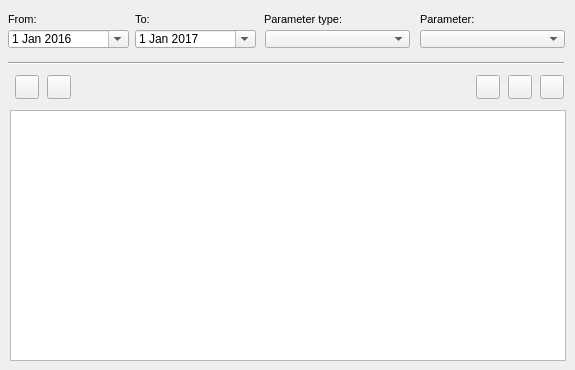
    <widget class="QWidget" name="tab_21">
     <attribute name="title">
      <string>O&amp;&amp;M</string>
     </attribute>
     <widget class="QComboBox" name="event_id">
      <property name="geometry">
       <rect>
        <x>420</x>
        <y>30</y>
        <width>145</width>
        <height>18</height>
       </rect>
      </property>
     </widget>
     <widget class="QDateEdit" name="date_event_to">
      <property name="geometry">
       <rect>
        <x>135</x>
        <y>30</y>
        <width>121</width>
        <height>18</height>
       </rect>
      </property>
      <property name="date">
       <date>
        <year>2017</year>
        <month>1</month>
        <day>1</day>
       </date>
      </property>
      <property name="calendarPopup">
       <bool>true</bool>
      </property>
     </widget>
     <widget class="QLabel" name="label_data_event_from">
      <property name="geometry">
       <rect>
        <x>8</x>
        <y>8</y>
        <width>90</width>
        <height>22</height>
       </rect>
      </property>
      <property name="font">
       <font>
        <pointsize>8</pointsize>
       </font>
      </property>
      <property name="frameShape">
       <enum>QFrame::NoFrame</enum>
      </property>
      <property name="frameShadow">
       <enum>QFrame::Plain</enum>
      </property>
      <property name="text">
       <string>From:</string>
      </property>
      <property name="textFormat">
       <enum>Qt::AutoText</enum>
      </property>
      <property name="scaledContents">
       <bool>false</bool>
      </property>
      <property name="alignment">
       <set>Qt::AlignLeading|Qt::AlignLeft|Qt::AlignVCenter</set>
      </property>
      <property name="margin">
       <number>3</number>
      </property>
     </widget>
     <widget class="Line" name="line_9">
      <property name="geometry">
       <rect>
        <x>8</x>
        <y>55</y>
        <width>556</width>
        <height>16</height>
       </rect>
      </property>
      <property name="orientation">
       <enum>Qt::Horizontal</enum>
      </property>
     </widget>
     <widget class="QLabel" name="label_event_parameter">
      <property name="geometry">
       <rect>
        <x>420</x>
        <y>8</y>
        <width>91</width>
        <height>22</height>
       </rect>
      </property>
      <property name="font">
       <font>
        <pointsize>8</pointsize>
       </font>
      </property>
      <property name="frameShape">
       <enum>QFrame::NoFrame</enum>
      </property>
      <property name="frameShadow">
       <enum>QFrame::Raised</enum>
      </property>
      <property name="text">
       <string>Parameter:</string>
      </property>
      <property name="textFormat">
       <enum>Qt::AutoText</enum>
      </property>
      <property name="scaledContents">
       <bool>false</bool>
      </property>
      <property name="margin">
       <number>3</number>
      </property>
     </widget>
     <widget class="QComboBox" name="event_type">
      <property name="geometry">
       <rect>
        <x>265</x>
        <y>30</y>
        <width>145</width>
        <height>18</height>
       </rect>
      </property>
     </widget>
     <widget class="QLabel" name="label_event_parameter_type">
      <property name="geometry">
       <rect>
        <x>264</x>
        <y>8</y>
        <width>93</width>
        <height>22</height>
       </rect>
      </property>
      <property name="font">
       <font>
        <pointsize>8</pointsize>
       </font>
      </property>
      <property name="layoutDirection">
       <enum>Qt::LeftToRight</enum>
      </property>
      <property name="frameShape">
       <enum>QFrame::NoFrame</enum>
      </property>
      <property name="frameShadow">
       <enum>QFrame::Raised</enum>
      </property>
      <property name="text">
       <string>Parameter type:</string>
      </property>
      <property name="textFormat">
       <enum>Qt::AutoText</enum>
      </property>
      <property name="scaledContents">
       <bool>false</bool>
      </property>
      <property name="margin">
       <number>3</number>
      </property>
     </widget>
     <widget class="QTableView" name="tbl_event_arc">
      <property name="geometry">
       <rect>
        <x>10</x>
        <y>110</y>
        <width>556</width>
        <height>251</height>
       </rect>
      </property>
      <property name="sortingEnabled">
       <bool>true</bool>
      </property>
     </widget>
     <widget class="QDateEdit" name="date_event_from">
      <property name="geometry">
       <rect>
        <x>8</x>
        <y>30</y>
        <width>121</width>
        <height>18</height>
       </rect>
      </property>
      <property name="date">
       <date>
        <year>2016</year>
        <month>1</month>
        <day>1</day>
       </date>
      </property>
      <property name="calendarPopup">
       <bool>true</bool>
      </property>
     </widget>
     <widget class="QLabel" name="label_data_event_to">
      <property name="geometry">
       <rect>
        <x>135</x>
        <y>8</y>
        <width>113</width>
        <height>22</height>
       </rect>
      </property>
      <property name="font">
       <font>
        <pointsize>8</pointsize>
       </font>
      </property>
      <property name="frameShape">
       <enum>QFrame::NoFrame</enum>
      </property>
      <property name="frameShadow">
       <enum>QFrame::Raised</enum>
      </property>
      <property name="text">
       <string>To:</string>
      </property>
      <property name="textFormat">
       <enum>Qt::AutoText</enum>
      </property>
      <property name="scaledContents">
       <bool>false</bool>
      </property>
      <property name="margin">
       <number>3</number>
      </property>
     </widget>
     <widget class="QPushButton" name="btn_open_gallery">
      <property name="geometry">
       <rect>
        <x>476</x>
        <y>75</y>
        <width>24</width>
        <height>24</height>
       </rect>
      </property>
      <property name="toolTip">
       <string>&lt;html&gt;&lt;head/&gt;&lt;body&gt;&lt;p&gt;Open Gallery&lt;/p&gt;&lt;/body&gt;&lt;/html&gt;</string>
      </property>
      <property name="text">
       <string/>
      </property>
      <property name="icon">
       <iconset>
        <normaloff>../icons/136b.png</normaloff>../icons/136b.png</iconset>
      </property>
      <property name="iconSize">
       <size>
        <width>22</width>
        <height>22</height>
       </size>
      </property>
     </widget>
     <widget class="QPushButton" name="btn_open_visit">
      <property name="geometry">
       <rect>
        <x>15</x>
        <y>75</y>
        <width>24</width>
        <height>24</height>
       </rect>
      </property>
      <property name="toolTip">
       <string>Visit manager</string>
      </property>
      <property name="text">
       <string/>
      </property>
      <property name="icon">
       <iconset>
        <normaloff>../icons/65b.png</normaloff>../icons/65b.png</iconset>
      </property>
      <property name="iconSize">
       <size>
        <width>22</width>
        <height>22</height>
       </size>
      </property>
     </widget>
     <widget class="QPushButton" name="btn_new_visit">
      <property name="geometry">
       <rect>
        <x>47</x>
        <y>75</y>
        <width>24</width>
        <height>24</height>
       </rect>
      </property>
      <property name="toolTip">
       <string>Add visit</string>
      </property>
      <property name="text">
       <string/>
      </property>
      <property name="icon">
       <iconset>
        <normaloff>../icons/64b.png</normaloff>../icons/64b.png</iconset>
      </property>
      <property name="iconSize">
       <size>
        <width>22</width>
        <height>22</height>
       </size>
      </property>
     </widget>
     <widget class="QPushButton" name="btn_open_visit_event">
      <property name="geometry">
       <rect>
        <x>540</x>
        <y>75</y>
        <width>24</width>
        <height>24</height>
       </rect>
      </property>
      <property name="toolTip">
       <string>&lt;html&gt;&lt;head/&gt;&lt;body&gt;&lt;p&gt;Event data&lt;/p&gt;&lt;p&gt;&lt;br/&gt;&lt;/p&gt;&lt;p&gt;&lt;br/&gt;&lt;/p&gt;&lt;/body&gt;&lt;/html&gt;</string>
      </property>
      <property name="text">
       <string/>
      </property>
      <property name="icon">
       <iconset>
        <normaloff>../icons/134b.png</normaloff>../icons/134b.png</iconset>
      </property>
      <property name="iconSize">
       <size>
        <width>22</width>
        <height>22</height>
       </size>
      </property>
     </widget>
     <widget class="QPushButton" name="btn_open_visit_doc">
      <property name="geometry">
       <rect>
        <x>508</x>
        <y>75</y>
        <width>24</width>
        <height>24</height>
       </rect>
      </property>
      <property name="toolTip">
       <string>&lt;html&gt;&lt;head/&gt;&lt;body&gt;&lt;p&gt;Open document&lt;/p&gt;&lt;/body&gt;&lt;/html&gt;</string>
      </property>
      <property name="text">
       <string/>
      </property>
      <property name="icon">
       <iconset>
        <normaloff>../icons/170b.png</normaloff>../icons/170b.png</iconset>
      </property>
      <property name="iconSize">
       <size>
        <width>22</width>
        <height>22</height>
       </size>
      </property>
     </widget>
    </widget>
